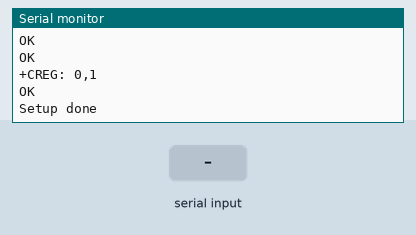
Simulated run of this sketch. Board: Arduino Uno, built with avr-gcc and run on an emulated ATmega328P. Shown: the last lines printed to the serial monitor. The inputs (shaded band) are chosen by the test bench. The modem accepts every AT command (registered, SIM ready, sends succeed) and sends nothing else.

Above: at 8.2 s.
8.3 s: "1" received over the second serial link
At 9.7 s:
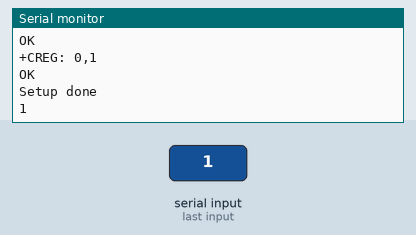
10.0 s: "0" received over the second serial link
At 10.9 s:
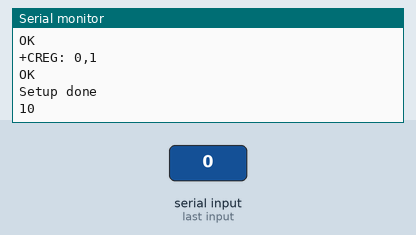

Measured:
- after the input at 8.3 s, the serial monitor: prints a new line after 0.24 s (image 1)
- after the input at 10.0 s, the serial monitor: prints a new line at once (image 2)

The sketch:

basicAT_sim800.ino
```cpp
// https://lastminuteengineers.com/sim800l-gsm-module-arduino-tutorial/
// Change baud : AT+IPR=4800
#include <SoftwareSerial.h>

//Create software serial object to communicate with SIM800L
SoftwareSerial mySerial(2, 3); //SIM800L Tx & Rx is connected to Arduino #3 & #2
unsigned long myTimes ;

void setup()
{
  //Begin serial communication with Arduino and Arduino IDE (Serial Monitor)
  Serial.begin(115200);

  //Begin serial communication with Arduino and SIM800L
  mySerial.begin(9600);
  delay(3000);
  Serial.println("Initializing...");
  delay(2000);

  mySerial.println("AT"); //Once the handshake test is successful, it will back to OK
  updateSerial();
  mySerial.println("AT+CSQ"); //Signal quality test, value range is 0-31 , 31 is the best
  updateSerial();
  mySerial.println("AT+CCID"); //Read SIM information to confirm whether the SIM is plugged
  updateSerial();
  mySerial.println("AT+CREG?"); //Check whether it has registered in the network
  updateSerial();

  Serial.println("Setup done");
}

void loop()
{
  //  if (millis() - myTimes > 10000UL) {
  //    Serial.println("Testing");
  //    mySerial.println("ATD+ +62895384968833;"); //  change ZZ with country code and xxxxxxxxxxx with phone number to dial
  //    updateSerial();
  //    delay(30000); // wait for 20 seconds...
  //    mySerial.println("ATH"); //hang up
  //    //    char postData[] = "field1=value1&field2=value2"; // Replace with the data you want to send
  //    //    sendPostRequest(postData);                      // Call the function to send the POST request
  //    updateSerial();
  //    myTimes = millis();
  //  }
  updateSerial();
}

//void sendPostRequest(const char *data)
//{
//  // Set the APN for Tri Indonesia
//  mySerial.println("AT+SAPBR=3,1,\"Contype\",\"GPRS\"");
//  updateSerial();
//  delay(5000);
//  mySerial.println("AT+SAPBR=3,1,\"APN\",\"redir.tri.co.id\""); // Replace "3gprs" with the correct APN if needed
//  updateSerial();
//  delay(5000);
//
//  mySerial.println("AT+SAPBR=1,1"); // Enable GPRS
//  updateSerial();
//  delay(5000);
//  mySerial.println("AT+SAPBR=2,1"); // Enable GPRS
//  updateSerial();
//  delay(5000);
//
//  mySerial.println("AT+HTTPINIT"); // Initialize HTTP service
//  updateSerial();
//
//  mySerial.println("AT+HTTPPARA=\"CID\",1"); // Set the CID (Connection ID) to 1
//  updateSerial();
//
//  mySerial.print("AT+HTTPPARA=\"URL\",\"https://webhook.site/26111565-0bbf-4a67-ac54-078660b008ac\""); // Replace with your server URL
//  updateSerial();
//
//  mySerial.println("AT+HTTPPARA=\"CONTENT\",\"application/x-www-form-urlencoded\""); // Set content type
//  updateSerial();
//
//  int dataLength = strlen(data);
//  mySerial.print("AT+HTTPDATA=");
//  mySerial.print(dataLength);
//  mySerial.print(",10000"); // Increase the timeout value if needed
//  mySerial.println();
//  delay(100);
//  mySerial.print(data);
//  delay(500);
//  updateSerial();
//
//  mySerial.println("AT+HTTPACTION=1"); // Method 1: POST
//  updateSerial();
//  delay(10000);
//
//  mySerial.println("AT+HTTPTERM"); // Terminate HTTP service
//  updateSerial();
//}

void updateSerial()
{
  delay(500);
  while (Serial.available())
  {
    mySerial.write(Serial.read());//Forward what Serial received to Software Serial Port
  }
  while (mySerial.available())
  {
    Serial.write(mySerial.read());//Forward what Software Serial received to Serial Port
  }
}
```
